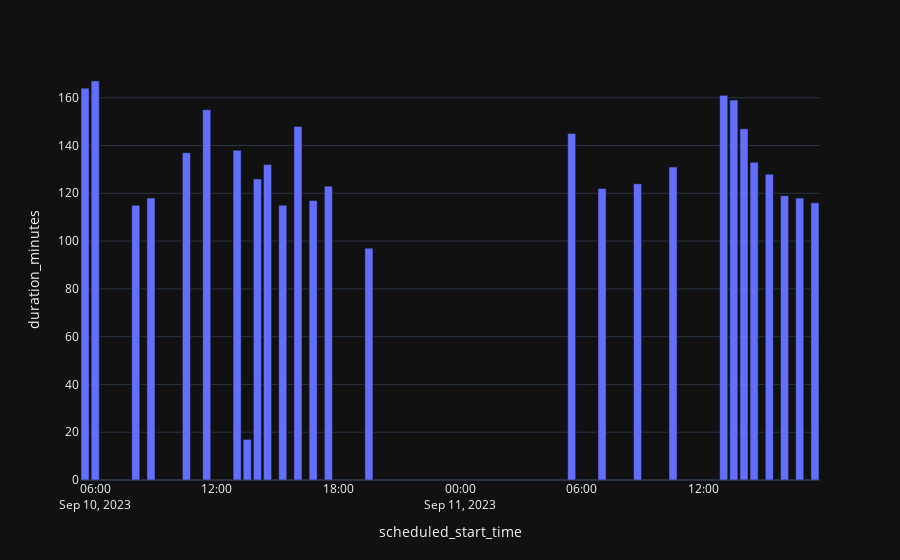

This figure's notebook cell:
### Code cell
px.bar(df[df["scheduled_start_time"] >= '2023-09-10'], x='scheduled_start_time', y='duration_minutes')

### Figure 1 — Plotly figure (JSON) as saved in the notebook; plotly's stock layout.template omitted (floating-point values rounded to 4 significant figures)
{"data": [{"alignmentgroup": "True", "hovertemplate": "scheduled_start_time=%{x}<br>duration_minutes=%{y}<extra></extra>", "legendgroup": "", "marker": {"color": "#636efa", "pattern": {"shape": ""}}, "name": "", "offsetgroup": "", "orientation": "v", "showlegend": false, "textposition": "auto", "x": ["2023-09-11T17:30:00+00:00", "2023-09-11T16:45:00+00:00", "2023-09-11T16:00:00+00:00", "2023-09-11T15:15:00+00:00", "2023-09-11T14:30:00+00:00", "2023-09-11T14:00:00+00:00", "2023-09-11T13:30:00+00:00", "2023-09-11T13:00:00+00:00", "2023-09-11T10:30:00+00:00", "2023-09-11T08:45:00+00:00", "2023-09-11T07:00:00+00:00", "2023-09-11T05:30:00+00:00", "2023-09-10T19:30:00+00:00", "2023-09-10T17:30:00+00:00", "2023-09-10T16:45:00+00:00", "2023-09-10T16:00:00+00:00", "2023-09-10T15:15:00+00:00", "2023-09-10T14:30:00+00:00", "2023-09-10T14:00:00+00:00", "2023-09-10T13:30:00+00:00", "2023-09-10T13:00:00+00:00", "2023-09-10T11:30:00+00:00", "2023-09-10T10:30:00+00:00", "2023-09-10T08:45:00+00:00", "2023-09-10T08:00:00+00:00", "2023-09-10T06:00:00+00:00", "2023-09-10T05:30:00+00:00"], "xaxis": "x", "y": [116, 118, 119, 128, 133, 147, 159, 161, 131, 124, 122, 145, 97, 123, 117, 148, 115, 132, 126, 17, 138, 155, 137, 118, 115, 167, 164], "yaxis": "y", "type": "bar"}], "layout": {"xaxis": {"anchor": "y", "domain": [0.0, 1.0], "title": {"text": "scheduled_start_time"}}, "yaxis": {"anchor": "x", "domain": [0.0, 1.0], "title": {"text": "duration_minutes"}}, "legend": {"tracegroupgap": 0}, "margin": {"t": 60}, "barmode": "relative"}}
